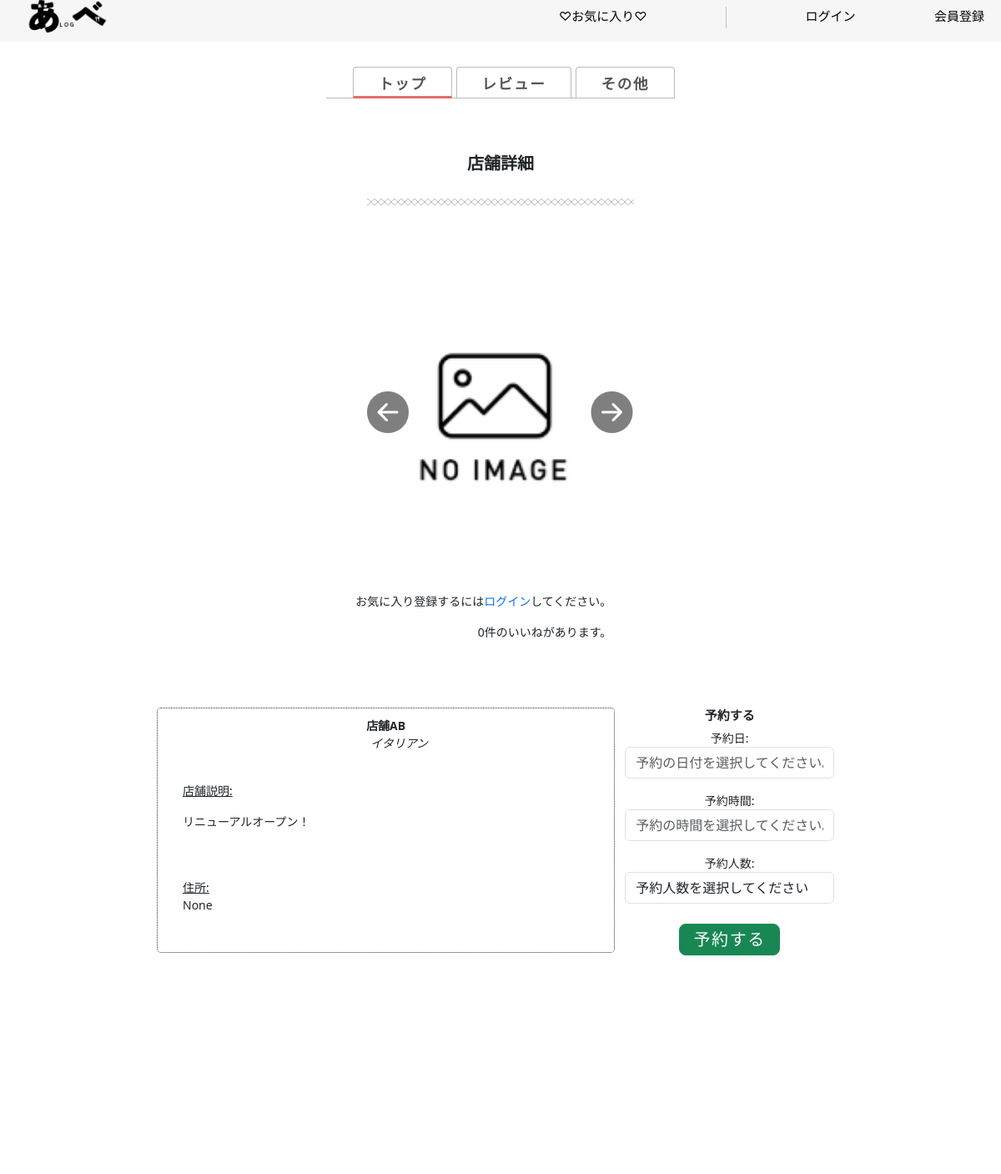
The page /detail/14 (upper part) on the database as committed earlier.
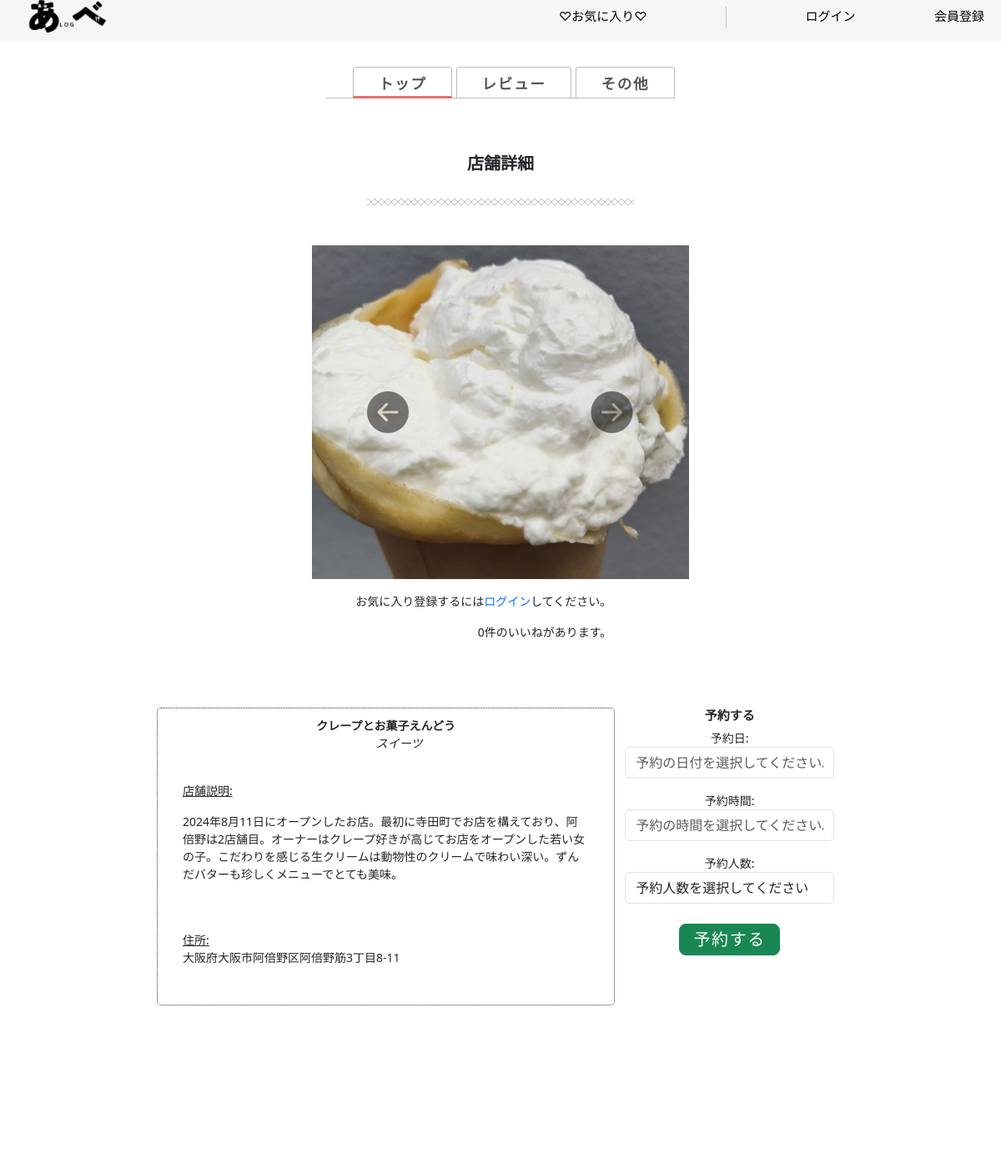
The same page on the database as committed later.
### gourmet/models.py (models this page shows, shortened)
class StoreInfo(models.Model):
    user = models.ForeignKey(CustomUser, verbose_name='ユーザー',on_delete=models.PROTECT)
    store_name = models.CharField(verbose_name='店舗名',max_length=40)
    category = models.ForeignKey(Category,verbose_name='ジャンル',on_delete=models.CASCADE)
    store_detail = models.TextField(verbose_name='店舗詳細',blank=True, null=True)
    store_address = models.TextField(verbose_name='店舗住所',blank=True,null=True)
    photo1 = models.ImageField(verbose_name='写真1',blank=True,default='noImage.png')
    photo2 = models.ImageField(verbose_name='写真2',blank=True,default='noImage.png')
    photo3 = models.ImageField(verbose_name='写真3',blank=True,default='noImage.png')
    create_at = models.DateTimeField(verbose_name='作成日時',auto_now_add=True)
    updated_at = models.DateTimeField(verbose_name='更新日時',auto_now=True)
    class Meta:
        verbose_name_plural = 'StoreInfo'

class Category(models.Model):
    category_choices = [
    ('和食', '和食'),
    ('中華', '中華'),
    ('イタリアン', 'イタリアン'),
    ('フレンチ', 'フレンチ'),
    ('寿司','寿司'),
    ('焼肉','焼肉'),
    ('韓国料理','韓国料理'),
    ('タイ料理','タイ料理'),
    ('スペイン料理','スペイン料理'),
    ('海鮮','海鮮'),
    ('洋食','洋食'),
    ('バー','バー'),
    ('ハンバーガー','ハンバーガー'),
    ('スイーツ','スイーツ'),
    ('カレー','カレー'),
    ('鉄板焼き/お好み','鉄板焼き/お好み'),
    ('ラーメン','ラーメン'),
    ('その他(ベーカリー)','その他(ベーカリー)'),
    ('串/揚げ物','串/揚げ物')
]
    category = models.CharField(verbose_name='ジャンル', choices=category_choices, max_length=50,null=True,blank=True)
    def __str__(self):
        return dict(self.category_choices)[self.category]

### gourmet/views.py (the view, shortened to what this page needs)
# urls.py: path('detail/<int:pk>',views.StoreDetailView.as_view(),name='detail'),
class StoreDetailView(generic.DetailView):
    model = StoreInfo
    template_name = 'store_detail.html'
    def get_context_data(self,**kwargs):
        store = self.get_object()
        context = super().get_context_data(**kwargs)
        context['form'] = ReservationForm() #get_context_dataにReservationFormを呼び出す。この'form'という変数をテンプレートで使えるようになる。
        context['reviews'] = Review.objects.filter(store_name=store).order_by('-create_at')
        average_score = Review.objects.filter(store_name=store).aggregate(average_score=Avg('score'))['average_score'] or 0
        context['average_score'] = average_score
        restaurant_id = self.kwargs['pk']
        restaurant_name = StoreInfo.objects.filter(id=restaurant_id)[0].store_name
        if self.request.user.is_authenticated: #ログインしていない状態で店舗詳細画面に遷移しようとするとエラーになるため場合わけ
            context['user_likes'] = Like.objects.filter(user=self.request.user).values_list('fav',flat=True) #favはLikeモデルのフィールド名
        else:
            context['user_likes'] = []
        return context

### gourmet/forms.py
class ReservationForm(forms.ModelForm):
    class Meta:
        model = Reservation
        fields = ['date', 'time', 'persons']
        widgets = {
            'date': forms.TextInput(attrs={'class': 'form-control fieldset__input js__datepicker mb-3', 'placeholder': '予約の日付を選択してください。'}),
            'time': forms.TextInput(attrs={'class': 'form-control fieldset__input js__timepicker mb-3', 'placeholder': '予約の時間を選択してください。'}),
            'persons': forms.Select(attrs={'class': 'form-control mb-3'}, choices=[
                ('', '予約人数を選択してください'),
                (1, '1名'),
                (2, '2名'),
                (3, '3名'),
                (4, '4名'),
                (5, '5名以上')
            ])
        }

### gourmet/context_processors.py (called while the page is built)
def member_status(request):
    if request.user.is_authenticated:
        from gourmet.models import Member
        is_member = Member.objects.filter(user=request.user).exists()
        return {'is_member': is_member}
    return {'is_member': False}

### gourmet/templates/store_detail.html (shortened to what this page needs)
{% extends 'base.html' %}
{% load static %}
{% block head %}
<link rel="stylesheet" href="{% static 'css/default.css' %}">
<link rel="stylesheet" href="{% static 'css/default.date.css' %}">
<link rel="stylesheet" href= "{% static 'css/default.time.css' %}">
<link rel="stylesheet" href="{% static 'css/skeleton-tabs.css' %}">
<link rel="stylesheet" href="{% static 'css/skeleton.css' %}">
<link href="https://cdnjs.cloudflare.com/ajax/libs/lightbox2/2.11.4/css/lightbox.css" rel="stylesheet">
{% endblock %}
{% block contents %}
<div class="tab-container">
  <ul class="tab-nav">
    <li>
      <a class="button active" href="#one">トップ</a>
    </li>
    <li>
      <a class="button" href="#two">レビュー</a>
    </li>
    <li>
      <a class="button" href="#three">その他</a>
    </li>
  </ul>
</div>
<div class="tab-content">
  <div class="tab-pane active" id="one">
    <div class="a_detail">
      <div class="store-h1">
          <h1>店舗詳細</h1>
      </div>
      <hr class="hr1 mb-5">
      <div id="carouselExample" class="carousel slide">
          <div class="carousel-inner">
            <div class="carousel-item active">
              {% if object.photo1 %}
                  <img src="{{ object.photo1.url}}" class="d-block w-90" alt="...">
              {% endif %}
            </div>
          </div>
          <button class="carousel-control-prev" type="button" data-bs-target="#carouselExample" data-bs-slide="prev">
            <span class="bi bi-arrow-left-circle-fill" aria-hidden="true"></span>
          </button>
          <button class="carousel-control-next" type="button" data-bs-target="#carouselExample" data-bs-slide="next">
            <span class="bi bi-arrow-right-circle-fill" aria-hidden="true"></span>
          </button>
        </div>
        <div class="fav col-md-8 mt-3">
          <form id="fav-form" method="post" action="{% url 'gourmet:toggle_favorite' store_id=storeinfo.pk %}">
            {% if user.is_authenticated %}
            <button type="submit" id="fav-btn">
              {% if storeinfo.id in user_likes %}
                <span id="fav"><i class="fa-solid fa-heart-circle-plus"></i></span>
              {% else %}
                お気に入りに追加<span id="non-fav"><i class="fa-regular fa-heart"></i></span>
            {% endif %}
            </button>
            {% else %}
            <p>お気に入り登録するには<a href="{% url 'account_login'%}">ログイン</a>してください。</p>
            {% endif %}
          </form>
          <span id="like-count">{{ storeinfo.like_set.count }}件のいいねがあります。</span>
        </div>
        <div class="row" style="margin-top:80px;">
          <div class="store-info col-md-8" style="padding: 10px; margin-bottom: 10px; border: 1px dotted #333333; border-radius: 5px; height: auto;">
            <strong>{{ object.store_name }}</strong>
            <br>
            <p style="text-indent: 2rem; font-style: italic;">{{object.category}}</p>
            <div class="desc">
                <u><p>店舗説明:</p></u>
                <p>{{ object.store_detail }}</p>
                <br><br>
                <u>住所:</u>
                <p>{{object.store_address}}</p>
            </div>
          </div>
        <section class="section col-md-4">
          <div class="section__block section__block--scoped">
            <h3 style="font-size: 15px; font-weight: bold; margin-bottom: 8px;">予約する</h3>
            <form method="post">
              {{ form.as_p }}
              <button type="submit"  id="submit" class="btn btn-success btn-lg mt-4" style="display: flex; justify-content: center; align-items: center;margin: auto;">予約する</button>
            </form>
          </div>
        </div>
    </div>
  </div>
</div>
{% endblock %}

Rows that differ between the two databases and show on the page:
changed StoreInfo: photo1: picture added in place of a placeholder; store_name "店舗AB" → "クレープとお菓子えんどう"; category "イタリアン" → "スイーツ"; store_detail "リニューアルオープン！" → "2024年8月11日にオープンしたお店。最初に寺田町でお店を構えており、阿倍野は2店舗目。オーナーはクレープ好きが高じてお店をオープンした若い女の子。こだわりを感じる生クリームは動物性のクリームで味わい深い。ずんだバターも珍しくメニューでとても美味。"; store_address "None" → "大阪府大阪市阿倍野区阿倍野筋3丁目8-11"
